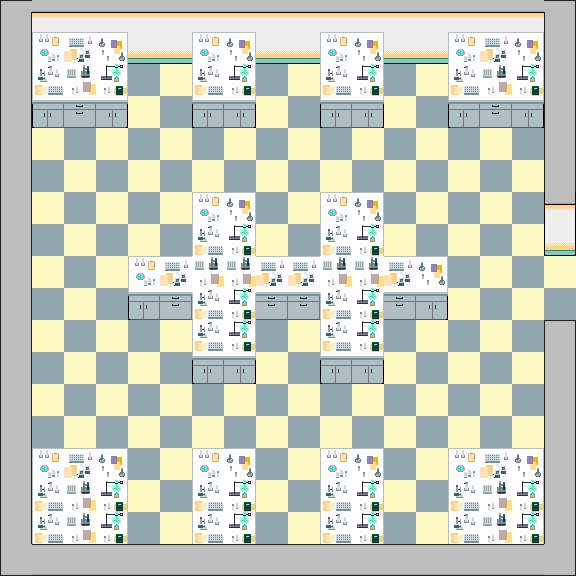

Rendered tile map (Tiled .tmx) drawn with the repository's tilesets; below, a short description and the full map source, tile grids included:
An orthogonal 18x18 tile map with 32x32 px tiles, 2 tile layers (Background, Collision) and 12 objects (8x phantom, 2x door, page, bigPhantom).

<map version="1.8" tiledversion="1.8.5" orientation="orthogonal" renderorder="right-down" width="18" height="18" tilewidth="32" tileheight="32" infinite="0" nextlayerid="4" nextobjectid="39">
 <editorsettings>
  <export target="labLevel.json" format="json" />
 </editorsettings>
 <tileset firstgid="1" name="labSheet" tilewidth="32" tileheight="32" spacing="2" margin="1" tilecount="28" columns="28">
  <image source="labSheet_extruded.png" width="952" height="34" />
  <tile id="0">
   <properties>
    <property name="collides" type="bool" value="true" />
   </properties>
  </tile>
  <tile id="1">
   <properties>
    <property name="collides" type="bool" value="true" />
   </properties>
  </tile>
  <tile id="2">
   <properties>
    <property name="collides" type="bool" value="true" />
   </properties>
  </tile>
  <tile id="3">
   <properties>
    <property name="collides" type="bool" value="true" />
   </properties>
  </tile>
  <tile id="4">
   <properties>
    <property name="collides" type="bool" value="true" />
   </properties>
  </tile>
  <tile id="5">
   <properties>
    <property name="collides" type="bool" value="true" />
   </properties>
  </tile>
  <tile id="6">
   <properties>
    <property name="collides" type="bool" value="true" />
   </properties>
  </tile>
  <tile id="7">
   <properties>
    <property name="collides" type="bool" value="true" />
   </properties>
  </tile>
  <tile id="8">
   <properties>
    <property name="collides" type="bool" value="true" />
   </properties>
  </tile>
  <tile id="9">
   <properties>
    <property name="collides" type="bool" value="true" />
   </properties>
  </tile>
  <tile id="10">
   <properties>
    <property name="collides" type="bool" value="true" />
   </properties>
  </tile>
  <tile id="11">
   <properties>
    <property name="collides" type="bool" value="false" />
   </properties>
  </tile>
  <tile id="12">
   <properties>
    <property name="collides" type="bool" value="true" />
   </properties>
  </tile>
  <tile id="13">
   <properties>
    <property name="collides" type="bool" value="true" />
   </properties>
  </tile>
  <tile id="14">
   <properties>
    <property name="collides" type="bool" value="true" />
   </properties>
  </tile>
  <tile id="15">
   <properties>
    <property name="collides" type="bool" value="false" />
   </properties>
  </tile>
  <tile id="16">
   <properties>
    <property name="collides" type="bool" value="true" />
   </properties>
  </tile>
  <tile id="17">
   <properties>
    <property name="collides" type="bool" value="true" />
   </properties>
  </tile>
  <tile id="18">
   <properties>
    <property name="collides" type="bool" value="true" />
   </properties>
  </tile>
  <tile id="19">
   <properties>
    <property name="collides" type="bool" value="true" />
   </properties>
  </tile>
  <tile id="20">
   <properties>
    <property name="collides" type="bool" value="true" />
   </properties>
  </tile>
  <tile id="21">
   <properties>
    <property name="collides" type="bool" value="true" />
   </properties>
  </tile>
  <tile id="22">
   <properties>
    <property name="collides" type="bool" value="true" />
   </properties>
  </tile>
  <tile id="23">
   <properties>
    <property name="collides" type="bool" value="true" />
   </properties>
  </tile>
  <tile id="24">
   <properties>
    <property name="collides" type="bool" value="true" />
   </properties>
  </tile>
  <tile id="25">
   <properties>
    <property name="collides" type="bool" value="true" />
   </properties>
  </tile>
  <tile id="26">
   <properties>
    <property name="collides" type="bool" value="true" />
   </properties>
  </tile>
  <tile id="27">
   <properties>
    <property name="collides" type="bool" value="true" />
   </properties>
  </tile>
 </tileset>
 <layer id="3" name="Background" width="18" height="18">
  <data encoding="csv">
0,0,0,0,0,0,0,0,0,0,0,0,0,0,0,0,0,0,
0,0,0,0,0,0,0,0,0,0,0,0,0,0,0,0,0,0,
0,0,0,0,12,16,0,0,12,16,0,0,12,16,0,0,0,0,
0,0,0,0,16,12,0,0,16,12,0,0,16,12,0,0,0,0,
0,16,12,16,12,16,12,16,12,16,12,0,12,16,12,16,12,0,
0,12,16,12,16,12,16,12,16,12,0,12,16,12,16,12,16,0,
0,16,12,16,12,16,0,0,12,16,0,0,12,16,12,16,12,0,
0,12,16,12,16,12,0,0,16,12,0,0,16,12,16,12,16,0,
0,16,12,16,0,0,0,0,0,0,0,0,0,0,12,16,12,16,
0,12,16,12,0,0,0,0,0,0,0,0,0,0,16,12,16,12,
0,16,12,16,12,16,0,0,12,16,0,0,12,16,12,16,12,0,
0,12,16,12,16,12,0,0,16,12,0,0,16,12,16,12,16,0,
0,16,12,16,12,16,12,16,12,16,12,16,12,16,12,16,12,0,
0,12,16,12,16,12,16,12,16,12,16,12,16,12,16,12,16,0,
0,0,0,0,12,16,0,0,12,16,0,0,12,16,0,0,0,0,
0,0,0,0,16,12,0,0,16,12,0,0,16,12,0,0,0,0,
0,0,0,0,12,16,0,0,12,16,0,0,12,16,0,0,0,0,
0,0,0,0,0,0,0,0,0,0,0,0,0,0,0,0,0,0
</data>
 </layer>
 <layer id="1" name="Collision" width="18" height="18">
  <data encoding="csv">
26,18,18,18,18,18,18,18,18,18,18,18,18,18,18,18,18,25,
13,6,20,7,17,17,6,7,17,17,6,7,17,17,6,20,7,13,
13,8,10,9,0,0,8,9,0,16,8,9,0,16,8,10,9,13,
13,3,5,4,0,0,3,4,16,0,3,4,16,0,3,5,4,13,
13,16,0,16,0,16,0,16,0,16,0,16,0,16,0,0,0,13,
13,0,16,0,16,0,16,0,16,0,16,0,0,0,0,0,0,13,
13,0,0,0,0,0,6,7,0,0,6,7,0,0,0,0,0,15,
13,0,0,0,0,0,8,9,0,0,8,9,0,0,0,0,0,14,
13,0,12,0,6,20,10,10,20,20,10,10,20,7,0,0,0,0,
13,0,0,0,3,5,28,27,5,5,28,27,5,4,0,0,0,0,
13,0,0,0,0,0,8,9,0,0,8,9,0,0,0,0,0,21,
13,0,0,0,0,0,3,4,0,0,3,4,0,0,0,0,0,11,
13,0,0,0,0,0,0,0,0,0,0,0,0,0,0,0,0,11,
13,0,0,0,0,0,0,0,0,0,0,0,0,0,0,0,0,11,
13,6,20,7,0,0,6,7,0,0,6,7,0,0,6,20,7,11,
13,8,10,9,0,0,8,9,0,0,8,9,0,0,8,10,9,11,
13,8,10,9,0,0,8,9,0,0,8,9,0,0,8,10,9,11,
23,19,19,19,19,19,19,19,19,19,19,19,19,19,19,19,19,22
</data>
 </layer>
 <objectgroup id="2" name="Objects">
  <object id="25" name="phantom" x="64" y="192">
   <properties>
    <property name="point1" type="object" value="30" />
   </properties>
   <point />
  </object>
  <object id="26" name="phantom" x="64" y="160">
   <properties>
    <property name="point1" type="object" value="31" />
   </properties>
   <point />
  </object>
  <object id="28" name="phantom" x="480" y="416">
   <properties>
    <property name="point1" type="object" value="33" />
   </properties>
   <point />
  </object>
  <object id="29" name="phantom" x="480" y="448">
   <properties>
    <property name="point1" type="object" value="32" />
   </properties>
   <point />
  </object>
  <object id="30" name="phantom" x="480" y="192">
   <properties>
    <property name="point1" type="object" value="25" />
   </properties>
   <point />
  </object>
  <object id="31" name="phantom" x="480" y="160">
   <properties>
    <property name="point1" type="object" value="26" />
   </properties>
   <point />
  </object>
  <object id="32" name="phantom" x="64" y="448">
   <properties>
    <property name="point1" type="object" value="29" />
   </properties>
   <point />
  </object>
  <object id="33" name="phantom" x="64" y="416">
   <properties>
    <property name="point1" type="object" value="28" />
   </properties>
   <point />
  </object>
  <object id="34" name="page" x="64" y="288">
   <point />
  </object>
  <object id="35" name="bigPhantom" x="-128" y="288">
   <point />
  </object>
  <object id="36" name="door" gid="1" x="544" y="288" width="32" height="32" />
  <object id="37" name="door" gid="1" x="544" y="320" width="32" height="32" />
 </objectgroup>
</map>